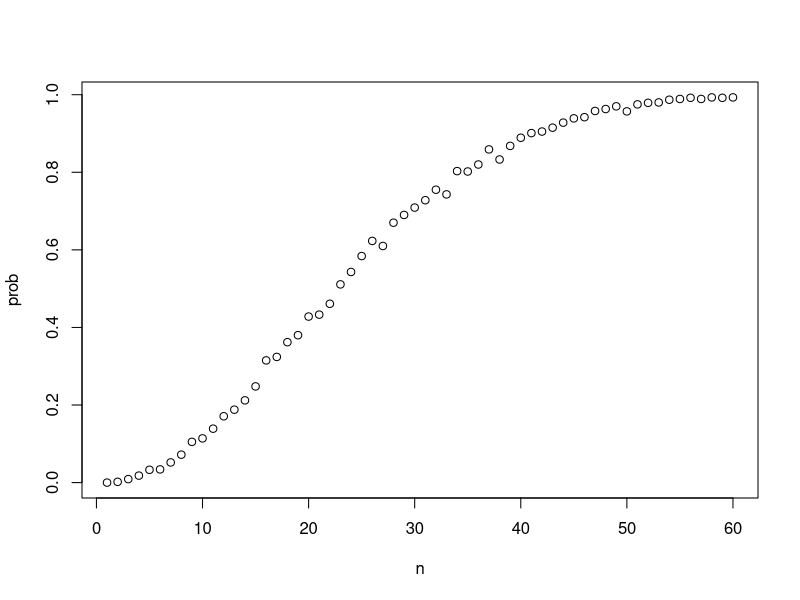

The R script that drew this image: (Note: this script raises an error after producing the figure.)
#**********************************
#Montecarlo simulation
#**********************************
#rep() creates an 'urn' from which we pick beads
beads <- rep(c("red","blue"), times = c(2,3))
beads

#sample() picks something at random WITHOUT replacement!
sample(beads, 1)

#replicate() repeats a task a number of times
B <- 10000
events <- replicate(B, sample(beads, 1))

#table() to see the distribution
tab <- table(events)

#prop.table() to see the proportions of the ditribution
prop.table(tab)

#***Alternatively***
#We can use sample WITH replacement and not use the replciate function
events2 <- sample(beads, B, replace = TRUE)
tab2 <- table(events2)
prop.table(tab2)


#**********************************
#Independence
#**********************************

#Pr(A and B) = Pr(A)*Pr(B|A)  B|A means probability of B given that A has hapened



#**********************************
#Combinations - Creating a 'deck of cards'
#**********************************
#paste() concatenates strings
paste(letters[1:5], as.character(1:5))

#expand.grid() gives us the combination of two lists
expand.grid(pants = c("blue", "black"), shirt = c("white", "grey", "plaid"))

#Now generate a desk of cards
suits <- c("Diamonds", "Clubs", "Hearts", "Spades")
numbers <- c("Ace", "Two", "Three", "Four", "Five", "Six", "Seven", "Eight", "Nine", "Ten", "Jack", "Queen", "King")
deck <- expand.grid(number = numbers, suit = suits)
deck

#Concat the columns
card_deck <- paste(deck$number, deck$suit)
card_deck


#Probability of drawing a king from the deck
kings <- paste("King", suits)
kings
mean(card_deck %in% kings)


#permutations(), in gtools package, computes for a list of n items, all the different ways of picking r items (without replacement)
#Order matters!
library(gtools)
permutations(5,2)

#Permutations of two-card hand from card_deck
hands <- permutations(52, 2, v = card_deck)
hands

first_card <- hands[,1] #first column
second_card <- hands[,2] #second column

#Probability of getting a king in the first card and a king in the second card
# should equate to 3 in 51
sum(first_card %in% kings & second_card %in% kings) / sum(first_card %in% kings)
#also
mean(first_card %in% kings & second_card %in% kings) / mean(first_card %in% kings)




#Combinations - order does not matter
combinations(3,2)

#To compute the probability of getting a natural 21 in blackjack:
aces <- paste("Ace", suits)

facecard <- c("King", "Queen", "Jack", "Ten")
facecard <- expand.grid(number = facecard, suit = suits)
facecard <- paste(facecard$number, facecard$suit)
facecard

#generate all posible two card hands
hands <- combinations(52, 2, v = card_deck)

#What is the probability of drawing 21 out of these hands?
mean(hands[,1] %in% aces & hands[,2] %in% facecard)




#What are the chances of sharing the same birthday in a room of 50 people?
#Birthdays can be represented as numbers between 1 and 365

#50 random birthdays
n <- 50
bdays <- sample(1:365, n, replace = TRUE)

#Are there any duplicated birthdays in our dataset?
any(duplicated(bdays))

#Monte carlo simulation
results <- replicate(B, {
  bdays <- sample(1:365, n, replace = TRUE)
  any(duplicated(bdays))
})

#now the probability
mean(results)

#Turn this into a function
compute_prob <- function(n, B=1000){
  same_day <- replicate(B, {
    bdays <- sample(1:365, n, replace = TRUE)
    any(duplicated(bdays))
  })
  mean(same_day)
}

#Work out what the probability for sharing a birthday is for the first 60 days
n <- seq(1:60)

#sapply allows us to apply element-wise operation on any function
prob <- sapply(n, compute_prob)
plot(n,prob)

#Now to calculate the exact probaility
#The first person will have a probability of NOT sharing a birthday of 1
#The second person will have a probability of NOT sharing a birthday of 364/365
#The third person will have a probability of NOT sharing a birthday of 363/365 etc...
exact_prob <- function(n){
  prob_unique <- seq(365, 365-n+1)/365
  1 - prob_unique
}

eprob <- sapply(n, exact_prob)

plot(n, eprob)




#**********************************
#Addition rule
#**********************************

#Pr(A or B) = Pr(A) + Pr(B) - Pr(A and B)

#Probaility of Ace followed by face card
1/13 * 16/51

#Probability of Face card followed by Ace
16/52 * 4/51



#**********************************
#Monty Hall Three Door problem
#**********************************
#Three doors, one is removed. Choice between staying with original choice, or switching.

#Stay with original choice
B <- 10000
stick <- replicate(B, {
  doors <- as.character(1:3)
  prize <- sample(c("car", "goat" , "goat"))
  prize_door <- doors[prize == "car"]
  my_pick <- sample(doors, 1)
  show <- sample(doors[!doors %in% c(my_pick, prize_door)], 1)
  stick <- my_pick
  stick == prize_door
})

mean(stick)


#Switch to other door
B <- 10000
switch <- replicate(B, {
  doors <- as.character(1:3)
  prize <- sample(c("car", "goat" , "goat"))
  prize_door <- doors[prize == "car"]
  my_pick <- sample(doors, 1)
  show <- sample(doors[!doors %in% c(my_pick, prize_door)], 1)
  stick <- my_pick
  switch <- doors[!doors %in% c(my_pick, show)]
  switch == prize_door
})

mean(switch)




#**********************************
#Continuous probability
#**********************************
#It is useful to define a distribution that operates on intervals instead of individual values
#This is known as a "Cumulitve Distibution function (CDF)" or "Empirical Cumultive Distribution Function (eCDF)

library(tidyverse)
library(dslabs)
data(heights)

x <- heights %>% filter(sex == "Male") %>% .$height

#CDF
F <- function(a) mean(x <= a)

#What is the proportion (probability) of males with height GREATER than 70 inches
1 - F(70)


#CDF for normal distribution
#F(a) = pnorm(a, avg, std_dev)
1 - pnorm(70.5, mean(x), sd(x))


#dnorm() is the probability density function for the normal distribution (the line that the bell curve follows)

#rnorm() generates a random normally distributed data
n <- length(x)
avg <- mean(x)
s <- sd(x)
simulated_heights <- rnorm(n, avg, s)

ds_theme_set()
data.frame(simulated_heights=simulated_heights) %>% ggplot(aes(simulated_heights)) +
  geom_histogram(color = "black", binwidth = 2)


#Monte Carlo to work out prob of how rare seven-foot tall men are in a pool of 800
B <- 10000
tallest <- replicate(B, {
  simulated_data <- rnorm(800, avg, s)
  max(simulated_data)
})

mean(tallest >= 7*12)




#**********************************
#Sampling
#**********************************
#A roulette wheel has 18 red, 18 black and 2 green - 0 and 00 (in American roulette).
#Create an 'urn' to represent a roulette wheel
color <- rep(c("Black", "Red", "Green"), c(18, 18, 2))

#1000 independent draws. Gambler wins $1 on red, loses $1 on not-red.
n <- 1000
X <- sample(ifelse( color == "Red", -1, 1), n, replace = TRUE)
X[1:10]

#Or in 1 line of code
X <- sample(c(-1, 1), n, replace = TRUE, prob = c(18/38, 20/38))
S <- sum(X)
S

#Now we repeat the above in a monte carlo simulationn to work out how many times the casino lost money (S < 0)
n <- 1000 #1000 players
B <- 10000 #Iterations of the simulation
S <- replicate(B, {
	X <- sample(c(-1, 1), n, replace = TRUE, prob = c(18/38, 20/38))
	sum(X)
})
#Drum roll
a <- 0 #Our target value
mean(S <= a)

#What is the average amount of money the casino wins? This is the 'Expected Value'
mean(S)

#and standard deviation? This is the 'Standard Error'
sd(S)




#**********************************
# The Big Short
#**********************************
# Setting bank interest rates
n <- 1000
loss_per_foreclosure <- -200000
p <- 0.02

defaults <- sample(c(0,1), n, prob = c(1-p, p), replace = TRUE)

sum(defaults * loss_per_foreclosure)



# Now estimate as a Monte Carlo simulation
B <- 10000
losses <- replicate(B, {
  defaults <- sample(c(0,1), n, prob = c(1-p, p), replace = TRUE)
  sum(defaults * loss_per_foreclosure)
})

#Plot the distribution
library(tidyverse)
data.frame(losses_in_millions = losses/10^6) %>% ggplot(aes(losses_in_millions)) + geom_histogram(binwidth = 0.6, col="Black")


# Using the Central Limit Theorem
expected_value <- n * (p * loss_per_foreclosure + (1-p) * 0)
standard_deviation <- sqrt(n) * abs(loss_per_foreclosure) * sqrt(p * (1-p))

expected_value
standard_deviation

# The breakeven point is where the expected value is zero
# i.e. l*p + x*(1-p) = 0
# where l = loss per forclosure and x = our target value

x <- -loss_per_foreclosure * p/(1-p)
x

#This is the interest rate to set to break even
x / -loss_per_foreclosure * 100

# Say we want a probablity of loss = 0.01
# Pr(S < 0) = 0.01
# Trick is to subract expected value, then divide by standard error on both sides of the equation
# Pr((S - expected_value) / standard_deviation < (0 - expected_value) / standard_deviation)
# This becomes a 'Z' score
# Pr(Z < (0 - expected_value) / standard_deviation)
# Z score has expected value 0 and standard error of 1. i.e. qnorm(0.01)

l <- loss_per_foreclosure
z <- qnorm(0.01)
x <- -l*(n*p - z*sqrt(n*p*(1-p))) / (n*(1-p) + z*sqrt(n*p*(1-p)))
x

# New interest rate
x / -loss_per_foreclosure * 100

# Expected profit per loan
loss_per_foreclosure*p + x*(1-p)

# Total expected profit
n * (loss_per_foreclosure*p + x*(1-p))
